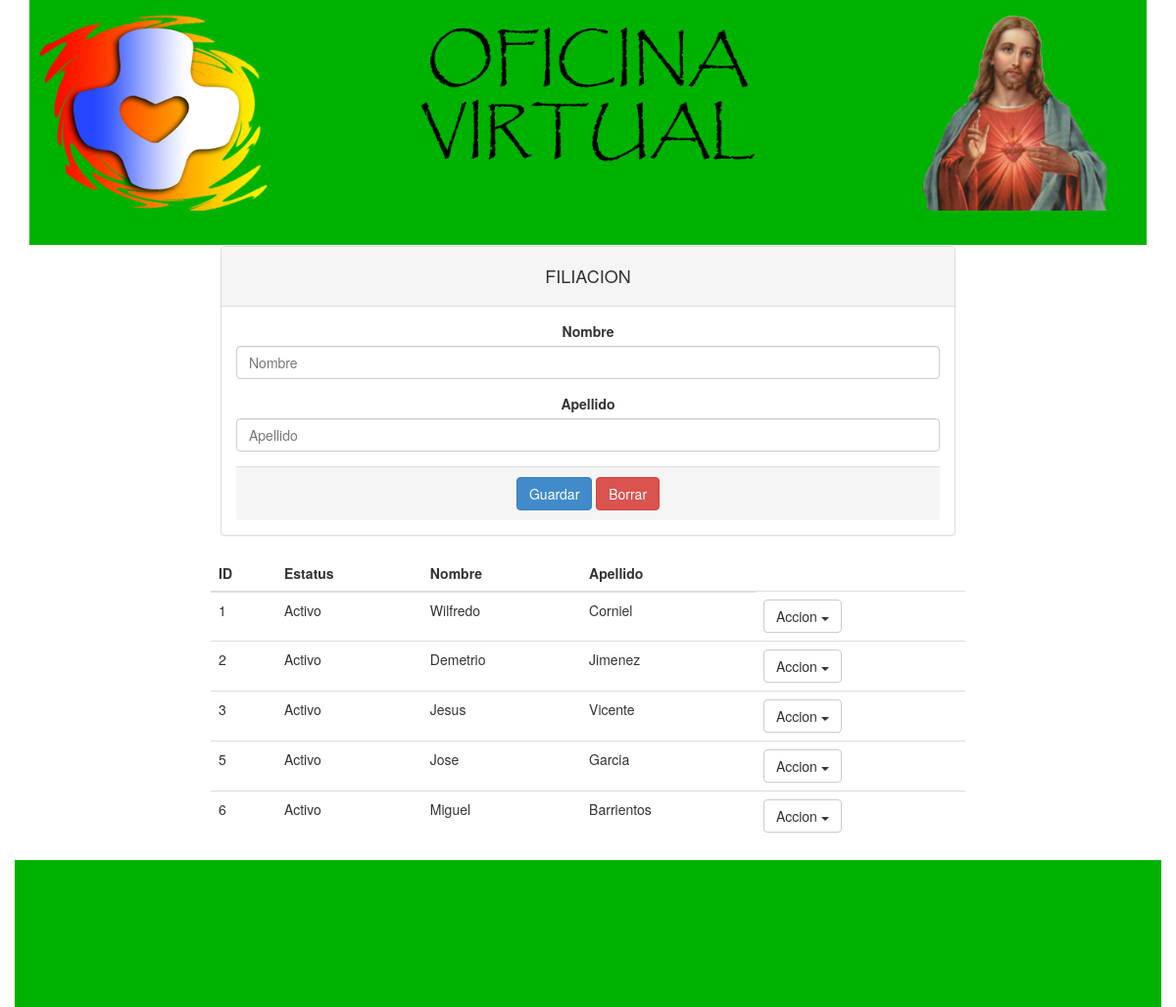
/sacerdotes.php, run on the app's committed database.
### tables this page shows
CREATE TABLE IF NOT EXISTS `sacerdotes` (
  `idsacerdote` int(11) NOT NULL AUTO_INCREMENT,
  `idestatus` int(11) NOT NULL,
  `nombre` varchar(25) NOT NULL,
  `apellido` varchar(25) NOT NULL,
  PRIMARY KEY (`idsacerdote`),
  KEY `idestatus` (`idestatus`)
);

CREATE TABLE IF NOT EXISTS `estatus` (
  `idestatus` int(11) NOT NULL AUTO_INCREMENT,
  `nombre` varchar(20) NOT NULL,
  PRIMARY KEY (`idestatus`)
);

### control/sacerdotes/tablasacerdotes.php (the view, shortened to what this page needs)
<?php
include('control/conect.php');
 $wsql = "SELECT sacerdotes.idsacerdote as id, estatus.nombre as ne, sacerdotes.nombre as nsac, apellido as asac
 FROM sacerdotes
 inner join estatus on estatus.idestatus=sacerdotes.idestatus
 ORDER BY sacerdotes.idsacerdote";
    $result=mysql_query($wsql,$link);
 while($row=mysql_fetch_array($result)){
?>
 <tr>
  <td><?php echo $row['id'] ?></td>
  <td><?php echo $row['ne'] ?></td>
  <td><?php echo $row['nsac'] ?></td>
  <td><?php echo $row['asac'] ?></td>
  <td>
  <div class="dropdown">
        <button class="btn btn-default dropdown-toggle" type="button" id="menu1" data-toggle="dropdown">Accion
        <span class="caret"></span></button>
      </div>
    </div>
  </td>
 </tr>
<?php }
?>

### data on the page
sacerdotes: idsacerdote "1", idestatus.nombre "Activo", nombre "Wilfredo", apellido "Corniel"
sacerdotes: idsacerdote "2", idestatus.nombre "Activo", nombre "Demetrio", apellido "Jimenez"
sacerdotes: idsacerdote "3", idestatus.nombre "Activo", nombre "Jesus", apellido "Vicente"
sacerdotes: idsacerdote "5", idestatus.nombre "Activo", nombre "Jose", apellido "Garcia"
sacerdotes: idsacerdote "6", idestatus.nombre "Activo", nombre "Miguel", apellido "Barrientos"
